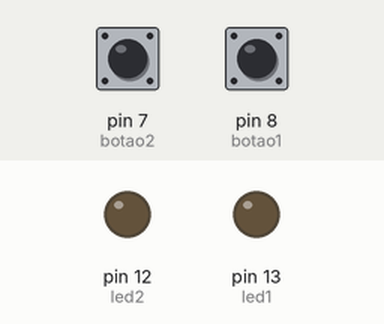
A sketch run on a simulated Arduino Uno, built with avr-gcc and run on an emulated ATmega328P. On the bench: output pins drawn as LEDs (lit = HIGH). Dashed ring = blinking. The inputs (shaded band) are chosen by the test bench; at power-on: pin 7 (botao2) HIGH, pin 8 (botao1) HIGH.

Above: at 1.2 s.
1.3 s: pin 7 (botao2) pulled LOW for 1 s
At 1.55 s:
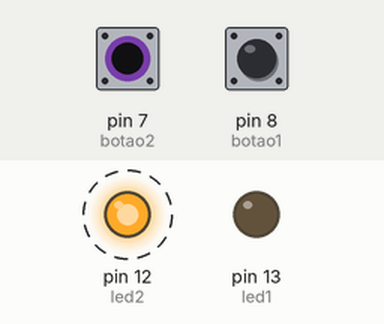
4.3 s: pin 8 (botao1) pulled LOW for 0.15 s
At 4.37 s:
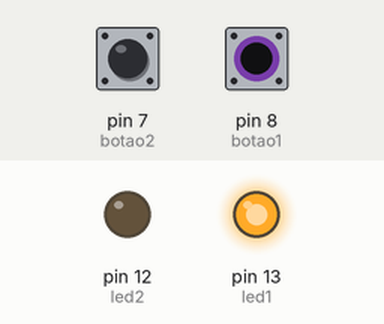
5.9 s: pin 8 (botao1) pulled LOW for 3.2 s
At 9.9 s:
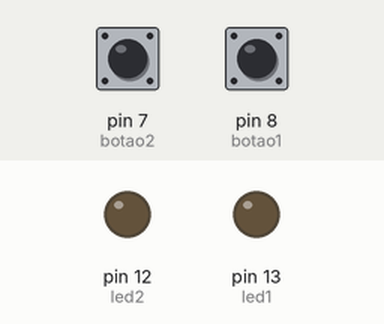
10.6 s: pin 7 (botao2) pulled LOW for 3.2 s
At 10.85 s:
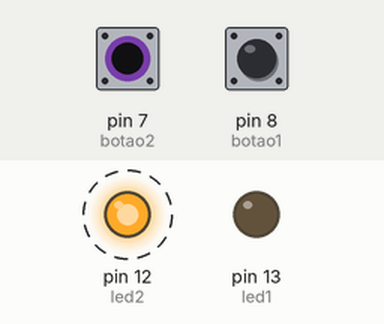
Timing chart, 0 to 15.2 s (numbered marks = the images above; inputs shaded):
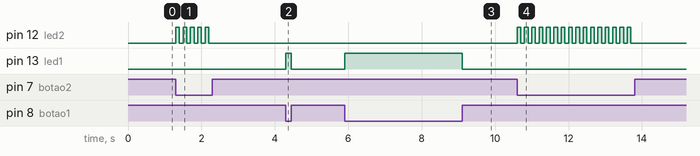

Measured:
- after the input at 1.3 s, pin 12 (led2): alternates HIGH for 0.10 s and LOW for 0.10 s, 10 changes in all, then stays LOW, starting at once
- after the input at 4.3 s, pin 13 (led1): LOW → HIGH at once, → LOW 0.15 s later
- after the input at 5.9 s, pin 13 (led1): LOW → HIGH at once, → LOW 3.2 s later
- after the input at 10.6 s, pin 12 (led2): alternates HIGH for 0.10 s and LOW for 0.10 s, 32 changes in all, then stays LOW, starting at once

The sketch:

Aula2.ino
```cpp
//https://wokwi.com/projects/393253781135437825
// Código para fazer um led acender quando pressionar um botão, fazer outro led piscar quando pressionar um outro botão, e fazer os 2 leds apagarem quando pressionar os dois botões


int botao1 = 8;
int botao2 = 7;
int led1 = 13;
int led2 = 12;

void setup() {
Serial.begin(9600);
pinMode(botao1, INPUT_PULLUP);
pinMode(botao2, INPUT_PULLUP);
pinMode(led1, OUTPUT);
pinMode(led2, OUTPUT);

}

void loop() {


while (digitalRead(botao1)==LOW||digitalRead(botao2)==LOW){
  if (!(digitalRead(botao1)==LOW&&digitalRead(botao2)==LOW)){
    if (digitalRead(botao1)==LOW){
      digitalWrite(led1, HIGH);
    }
    if (digitalRead(botao2)==LOW){
      digitalWrite(led2, HIGH);
      delay(100);
      digitalWrite(led2,LOW);
      delay(100);
    }
    }
}
digitalWrite(led1, LOW);
}
```
